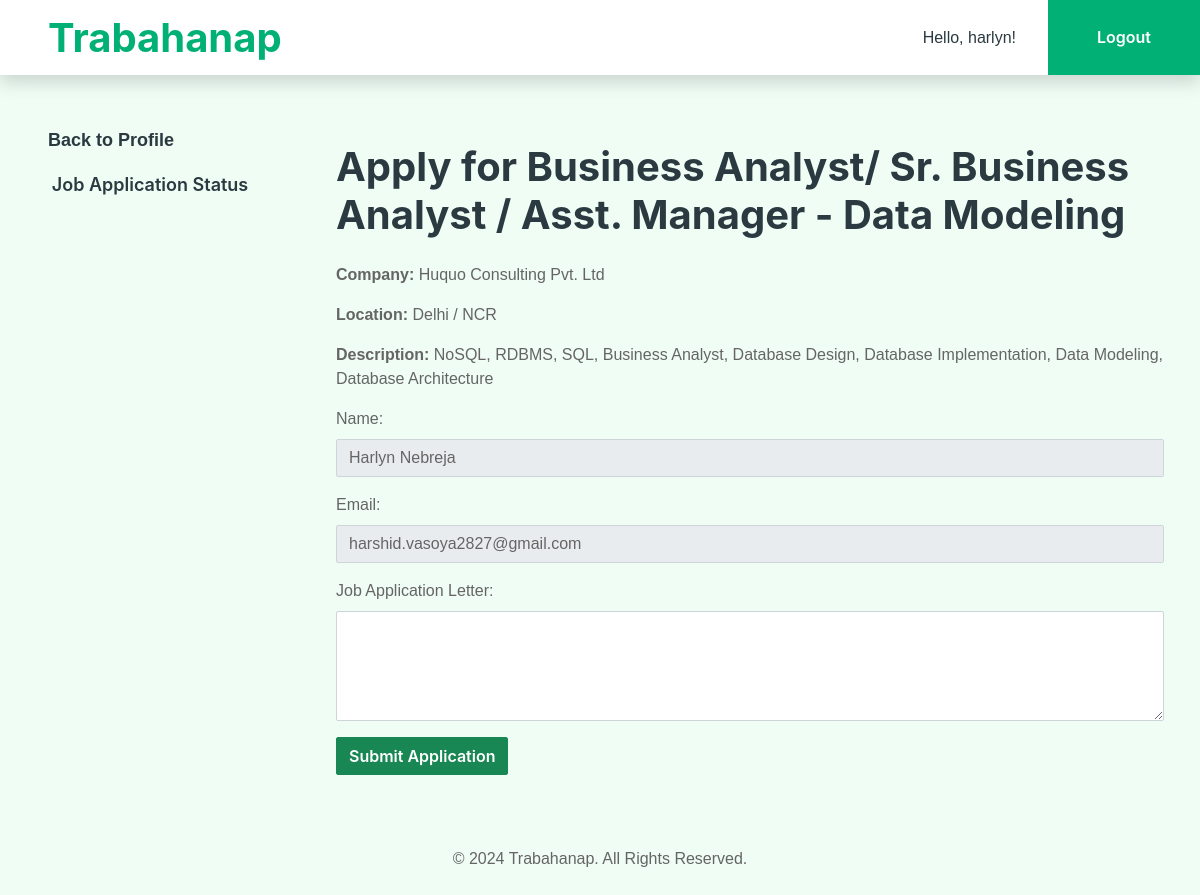
/apply/2275/ (signed in), run on the app's committed database.
### applicant/models.py (models this page shows, shortened)
class Job(models.Model):
    job_role = models.CharField(max_length=255, default="Unknown Role")
    company = models.CharField(max_length=255, default="Unknown")
    location = models.CharField(max_length=255, default="Not specified")
    job_experience = models.CharField(max_length=255, default="Not specified")
    skills_description = models.TextField()
    created_at = models.DateTimeField(auto_now_add=True)

class Applicant(models.Model):
    user = models.OneToOneField(User, on_delete=models.CASCADE)
    status = models.CharField(max_length=20, default='applicant')  # Ensure this field exists
    name = models.CharField(max_length=100)
    email = models.EmailField()
    skills = models.TextField()
    experience = models.TextField()
    resume = models.FileField(upload_to='resumes/', null=True, blank=True)
    created_at = models.DateTimeField(auto_now_add=True)

### applicant/views.py (the view, shortened to what this page needs)
# urls.py: path('apply/<int:job_id>/', views.apply_now, name='apply_now'),
@login_required
def apply_now(request, job_id):
    job = get_object_or_404(Job, id=job_id)
    applicant = get_object_or_404(Applicant, user=request.user)
    return render(request, 'applicant/apply_form.html', {
        'job': job,
        'applicant': applicant,
    })

### applicant/templates/applicant/apply_form.html (shortened to what this page needs)
<!DOCTYPE html>
<html lang="en">
<head>
    {% load static %}
    <link href="{% static 'css/bootstrap.min.css' %}" rel="stylesheet">
    <link href="{% static 'css/style.css' %}" rel="stylesheet">
</head>
<body>
    <nav class="navbar navbar-expand-lg bg-white navbar-light shadow sticky-top p-0">
        <a href="{% url 'index' %}" class="navbar-brand d-flex align-items-center text-center py-0 px-4 px-lg-5">
            <h1 class="m-0 text-primary">Trabahanap</h1>
        </a>
        <div class="collapse navbar-collapse" id="navbarCollapse">
            <div class="d-flex ms-auto align-items-center p-4 p-lg-0">
                <span class="nav-item nav-link text-dark me-3">
                    Hello, {{ user.username }}!
                </span>
                {% if user.is_authenticated %}
                    <a href="{% url 'logout' %}" class="btn btn-primary rounded-0 py-4 px-lg-5">Logout</a>
                {% else %}
                    <a href="{% url 'login' %}" class="btn btn-primary rounded-0 py-4 px-lg-5">
                        Login <i class="fa fa-sign-in-alt ms-3"></i>
                    </a>
                {% endif %}
            </div>
        </div>
    </nav>
    <div class="container-fluid" style="margin-top: 20px;">
        <div class="row">
            <div class="col-lg-3 col-md-4 col-12 bg-light p-4 d-flex flex-column">
                <ul class="nav flex-column">
                    <li class="nav-item">
                        <a class="nav-link text-dark" href="{% url 'profile' %}" style="font-size: 18px; font-weight: bold;">
                             Back to Profile
                        </a>
                    </li>
                    <li class="nav-item">
                        <a class="btn btn-link nav-link text-dark" data-bs-toggle="modal" data-bs-target="#jobStatusModal" style="font-size: 18px;">
                            Job Application Status
                        </a>
                    </li>
                </ul>
            </div>
            <div class="col-lg-9 col-md-8 col-12">
                <div class="container mt-5">
                    <h1 class="mb-4">Apply for {{ job.job_role }}</h1>
                    <p><strong>Company:</strong> {{ job.company }}</p>
                    <p><strong>Location:</strong> {{ job.location }}</p>
                    <p><strong>Description:</strong> {{ job.skills_description }}</p>
                    <form method="POST" action="{% url 'apply_now' job.id %}" id="applyForm">
                        <div class="mb-3">
                            <label for="applicant_name" class="form-label">Name:</label>
                            <input type="text" id="applicant_name" name="applicant_name"
                                   value="{{ applicant.name }}" class="form-control" readonly required>
                        </div>
                        <div class="mb-3">
                            <label for="applicant_email" class="form-label">Email:</label>
                            <input type="email" id="applicant_email" name="applicant_email"
                                   value="{{ applicant.email }}" class="form-control" readonly required>
                        </div>
                        <div class="mb-3">
                            <label for="cover_letter" class="form-label">Job Application Letter:</label>
                            <textarea id="cover_letter" name="cover_letter" rows="4" class="form-control"></textarea>
                        </div>
                        <button type="submit" class="btn btn-success">Submit Application</button>
                    </form>
                </div>
            </div>
        </div>
    </div>
    <footer class="bg-light text-center py-4 mt-5">
        <p class="mb-0">&copy; 2024 Trabahanap. All Rights Reserved.</p>
    </footer>
</body>
</html>

### applicant/static/css/style.css (style rules this page uses)
:root { --primary: #00B074; --secondary: #2B9BFF; --light: #EFFDF5; --dark: #2B3940; }
.btn { font-family: 'Inter', sans-serif; font-weight: 600; transition: .5s; }
.btn.btn-primary, .btn.btn-secondary { color: #FFFFFF; }
.navbar-light .navbar-brand, .navbar-light a.btn { height: 75px; }
.navbar-light.sticky-top { top: -100px; transition: .5s; }

### data on the page
Job: job_role "Business Analyst/ Sr. Business Analyst / Asst. Manager - Data Modeling", company "Huquo Consulting Pvt. Ltd", location "Delhi / NCR", skills_description "NoSQL, RDBMS, SQL, Business Analyst, Database Design, Database Implementation, Data Modeling, Database Architecture"
Applicant: applicant_name "Harlyn Nebreja", applicant_email "harshid.vasoya2827@gmail.com"

### other printed values
{{ user.username }} "harlyn"
